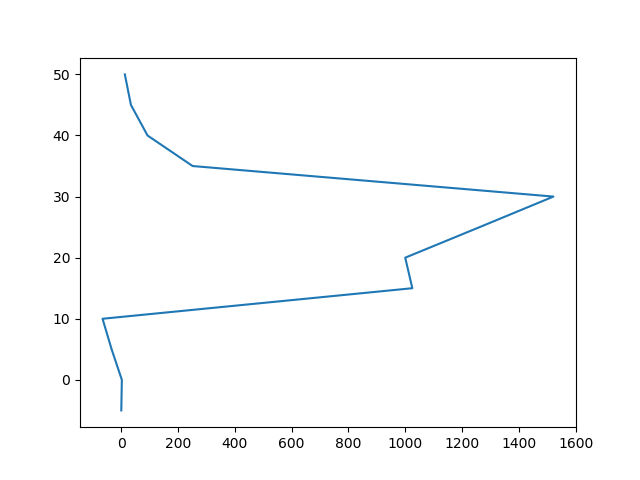

This chart was generated by the following Python code:
import math
import numpy as np
import matplotlib.pyplot as plt
list1 = []
list2 = []
def velocity(t):
    if t>=0 and t<=10:
        v=11*(t)^2-5*t
        list1.append(v)
        list2.append(t)

    elif t>=10 and t<=20:
        v = 1100-5*t
        list1.append(v)
        list2.append(t)

    elif t>=20 and t<=30:
        v = 50*t+2*(t-20)^2
        list1.append(v)
        list2.append(t)

    elif t>30:
        v = 1520*(math.exp((-0.2)*(t-26)))
        list1.append(v)
        list2.append(t)

    else:
        v = 0
        list1.append(v)
        list2.append(t)

for i in np.arange(-5,55,5):
    velocity(i)

print(list2)
print(list1)
plt.plot(list1,list2)
plt.show()
